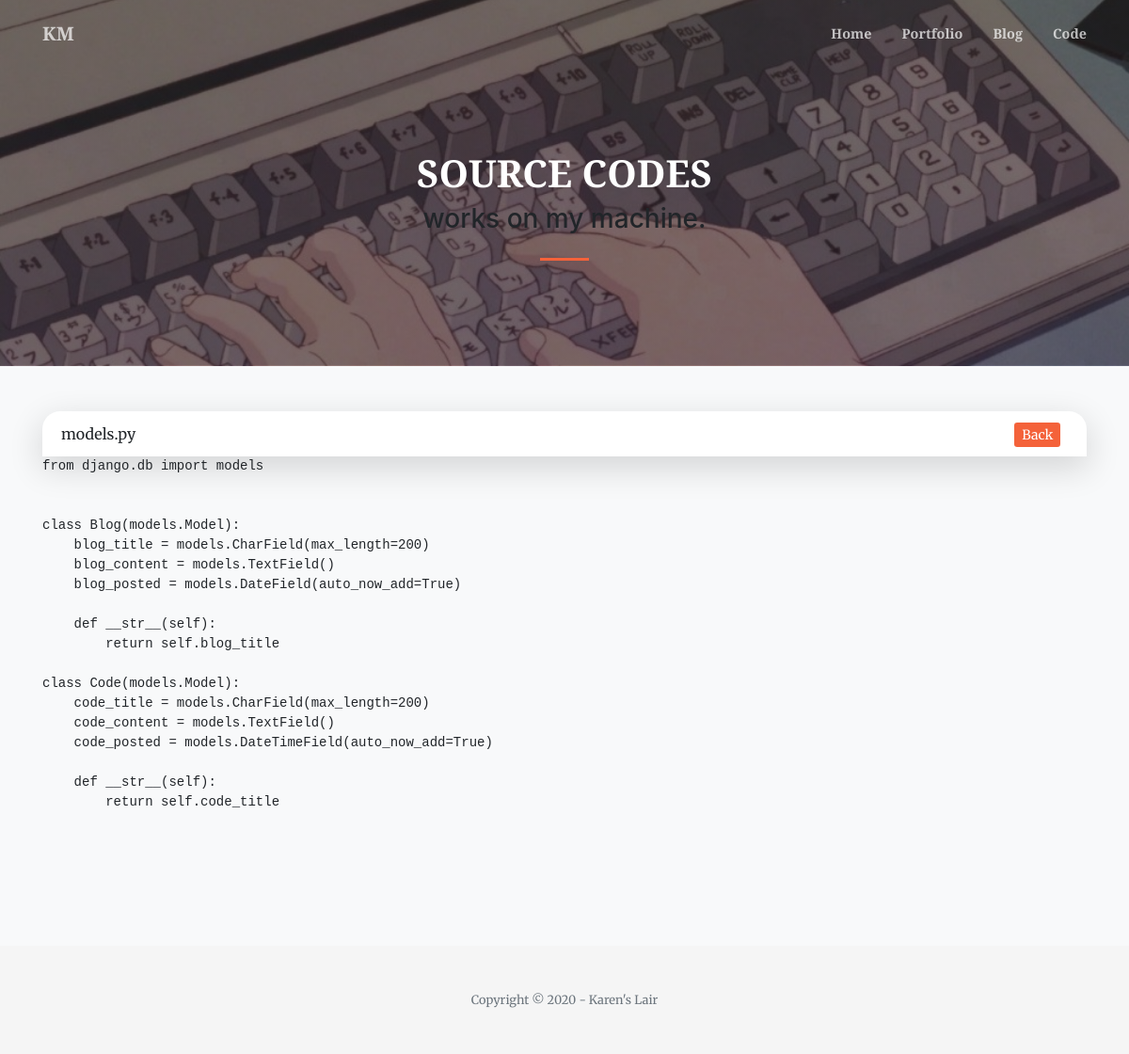
The app's page /code/36/ with its own data.
### main/models.py (models this page shows, shortened)
class Code(models.Model):
    code_title = models.CharField(max_length=200)
    code_content = models.TextField()
    code_posted = models.DateTimeField(auto_now_add=True)

### main/views.py (the view)
# urls.py: path('code/<str:pk>/', views.view_code, name='view_code'),
def view_code(request, pk):
    codes = Code.objects.all()
    codeList = codes.get(id=pk)
    if request.method == 'POST':
        form = CodeForm(request.POST)
        if form.is_valid():
            form.save()
            return redirect('view_code')
    else:
        form = CodeForm()
    context = {'codeList': codeList }
    return render(request, 'main/view_code.html', context)

### main/templates/main/view_code.html (shortened to what this page needs)
{% extends 'main/main.html' %}
{% block content %}
        <header class="masthead-code">
            <div class="container h-100">
                <div class="row h-50 align-items-center justify-content-center text-center">
                    <div class="col-lg-10 align-self-end">
                        <h1 class="text-uppercase text-white font-weight-bold">Source Codes</h1>
                        <h3>works on my machine.</h3>
                        <hr class="divider my-4" />
                    </div>
                </div>
            </div>
        </header>
  <section>
    <br>
    <br>
    <div class="container">
      <div class="row">
        <div class="col-sm-12">
            <div class="card-header2 code-list2">{{codeList.code_title}}
              {% if request.user.is_superuser %}
              <div id="rightbox"><a href="{% url 'code' %}" class="btn-sm btn-primary">Back</a> &nbsp; &nbsp;<a href="{% url 'update_code' codeList.id %}" class="btn-sm btn-primary">Edit</a> &nbsp; <a id="rightbox"><a data-toggle="modal" data-target="#deletePost" href="" class="btn-sm btn-danger">Delete</a></div>
              {% else %}
              <div id="rightbox"><a href="{% url 'code' %}" class="btn-sm btn-primary">Back</a> &nbsp;</div>
              {%endif%}
            </div>
              <pre><code>{{codeList.code_content}}
                </code>
              </pre>
          </div>
        </div>
          </div>
        </div>
{% endblock %}

### static/css/mycss.css (style rules this page uses)
#rightbox { float:right; }
.code-list2 { border: 10px; background-color: #FFFFFF; box-shadow: 0px 11px 35px 2px rgba(0, 0, 0, 0.14); }
a { text-decoration: none; }

### main/templates/main/main.html (style rules this page uses)
#rightbox { float:right; }
.code-list2 { border: 10px; background-color: #FFFFFF; }

### records on screen
Code: code_title "models.py", code_content "from django.db import models class Blog(models.Model): blog_title = models.CharField(max_length=200) blog_content = models.TextField() blog_posted = models.DateField(auto_now_add=True) def __str__(self): return self.blog_title class Code(models.Model): code_title = models.CharField(max_length=200) code_content = models.TextField() code_posted = models.DateTimeField(auto_now_add=True) def __str__(self): return self.code_title"
